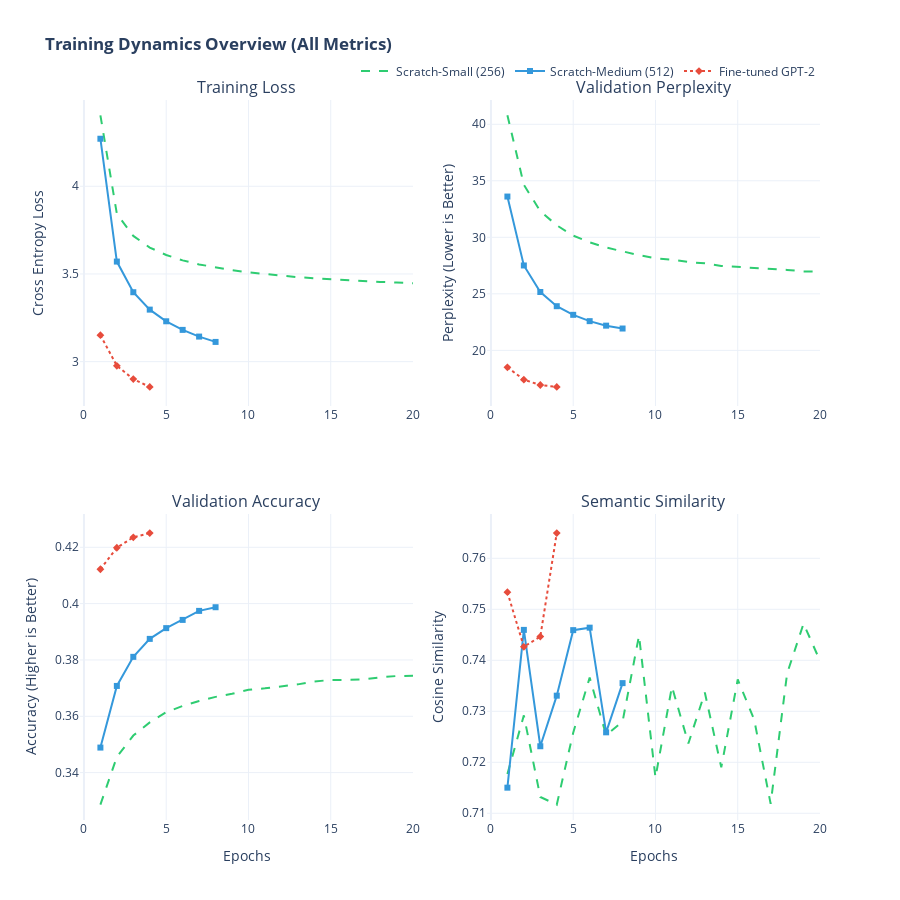

The notebook cell this image was saved under:
### Markdown cell above
## 2. Training Dynamics: Convergence Analysis
We compare the training loss curves to understand how quickly each model learns.

### Code cell
if not os.path.exists(plots_dir):
    os.makedirs(plots_dir)

histories = {}

for name, fname in files.items():
    path = os.path.join(models_dir, fname)
    if os.path.exists(path):
        with open(path, "r") as f:
            histories[name] = json.load(f)
    else:
        print(f"Warning: {fname} not found.")

fig = make_subplots(
    rows=2, cols=2,
    subplot_titles=("Training Loss", "Validation Perplexity", "Validation Accuracy", "Semantic Similarity"),
    vertical_spacing=0.15,
    horizontal_spacing=0.1
)
if histories:
    for name, data in histories.items():
        if not data.get("train_loss"):
            continue
            
        epochs = list(range(1, len(data["train_loss"]) + 1))
        st = styles.get(name, {"color": "black", "dash": "solid", "marker": "x"})
        
        fig.add_trace(go.Scatter(
            x=epochs, y=data["train_loss"], name=name,
            line=dict(color=st["color"], dash=st["dash"]), 
            marker=dict(symbol=st["marker"], size=6),
            legendgroup=name
        ), row=1, col=1)

        if "val_perplexity" in data:
            fig.add_trace(go.Scatter(
                x=epochs, y=data["val_perplexity"], name=name,
                line=dict(color=st["color"], dash=st["dash"]), 
                marker=dict(symbol=st["marker"], size=6),
                legendgroup=name, showlegend=False
            ), row=1, col=2)

        if "val_accuracy" in data:
            fig.add_trace(go.Scatter(
                x=epochs, y=data["val_accuracy"], name=name,
                line=dict(color=st["color"], dash=st["dash"]), 
                marker=dict(symbol=st["marker"], size=6),
                legendgroup=name, showlegend=False
            ), row=2, col=1)

        if "val_semantic_sim" in data:
            fig.add_trace(go.Scatter(
                x=epochs, y=data["val_semantic_sim"], name=name,
                line=dict(color=st["color"], dash=st["dash"]), 
                marker=dict(symbol=st["marker"], size=6),
                legendgroup=name, showlegend=False
            ), row=2, col=2)

    fig.update_layout(
        title_text="<b>Training Dynamics Overview (All Metrics)</b>",
        height=900,
        template="plotly_white",
        legend=dict(orientation="h", yanchor="bottom", y=1.02, xanchor="right", x=1)
    )
    
    fig.update_xaxes(title_text="Epochs", row=2, col=1)
    fig.update_xaxes(title_text="Epochs", row=2, col=2)
    fig.update_yaxes(title_text="Cross Entropy Loss", row=1, col=1)
    fig.update_yaxes(title_text="Perplexity (Lower is Better)", row=1, col=2)
    fig.update_yaxes(title_text="Accuracy (Higher is Better)", row=2, col=1)
    fig.update_yaxes(title_text="Cosine Similarity", row=2, col=2)
    fig.show()
    fig.write_image(os.path.join(plots_dir, "full_training_dynamics.svg"), width=1400, height=900)
    print(f"Plot saved to {os.path.join(plots_dir, 'full_training_dynamics.svg')}")

### Figure 1 — Plotly figure (JSON) as saved in the notebook; plotly's stock layout.template omitted (floating-point values rounded to 4 significant figures)
{"data": [{"legendgroup": "Scratch-Small (256)", "line": {"color": "#2ECC71", "dash": "dash"}, "marker": {"size": 6, "symbol": "circle"}, "name": "Scratch-Small (256)", "type": "scatter", "x": [1, 2, 3, 4, 5, 6, 7, 8, 9, 10, 11, 12, 13, 14, 15, 16, 17, 18, 19, 20], "xaxis": "x", "y": [4.405, 3.843, 3.717, 3.651, 3.608, 3.577, 3.554, 3.536, 3.521, 3.509, 3.499, 3.49, 3.482, 3.475, 3.469, 3.464, 3.459, 3.455, 3.451, 3.447], "yaxis": "y"}, {"legendgroup": "Scratch-Small (256)", "line": {"color": "#2ECC71", "dash": "dash"}, "marker": {"size": 6, "symbol": "circle"}, "name": "Scratch-Small (256)", "showlegend": false, "type": "scatter", "x": [1, 2, 3, 4, 5, 6, 7, 8, 9, 10, 11, 12, 13, 14, 15, 16, 17, 18, 19, 20], "xaxis": "x2", "y": [40.79, 34.64, 32.31, 31.06, 30.15, 29.56, 29.1, 28.73, 28.42, 28.14, 28.02, 27.81, 27.7, 27.47, 27.39, 27.29, 27.21, 27.12, 26.98, 26.98], "yaxis": "y2"}, {"legendgroup": "Scratch-Small (256)", "line": {"color": "#2ECC71", "dash": "dash"}, "marker": {"size": 6, "symbol": "circle"}, "name": "Scratch-Small (256)", "showlegend": false, "type": "scatter", "x": [1, 2, 3, 4, 5, 6, 7, 8, 9, 10, 11, 12, 13, 14, 15, 16, 17, 18, 19, 20], "xaxis": "x3", "y": [0.3286, 0.3456, 0.3532, 0.3578, 0.3615, 0.3637, 0.3654, 0.3669, 0.368, 0.3694, 0.3699, 0.3706, 0.3713, 0.3724, 0.3729, 0.3729, 0.3731, 0.3738, 0.3743, 0.3744], "yaxis": "y3"}, {"legendgroup": "Scratch-Small (256)", "line": {"color": "#2ECC71", "dash": "dash"}, "marker": {"size": 6, "symbol": "circle"}, "name": "Scratch-Small (256)", "showlegend": false, "type": "scatter", "x": [1, 2, 3, 4, 5, 6, 7, 8, 9, 10, 11, 12, 13, 14, 15, 16, 17, 18, 19, 20], "xaxis": "x4", "y": [0.7177, 0.7292, 0.7132, 0.7117, 0.7258, 0.7366, 0.7253, 0.728, 0.7449, 0.717, 0.7348, 0.7237, 0.7337, 0.719, 0.7362, 0.7284, 0.7119, 0.7374, 0.7472, 0.7399], "yaxis": "y4"}, {"legendgroup": "Scratch-Medium (512)", "line": {"color": "#3498DB", "dash": "solid"}, "marker": {"size": 6, "symbol": "square"}, "name": "Scratch-Medium (512)", "type": "scatter", "x": [1, 2, 3, 4, 5, 6, 7, 8], "xaxis": "x", "y": [4.271, 3.571, 3.396, 3.297, 3.23, 3.181, 3.143, 3.112], "yaxis": "y"}, {"legendgroup": "Scratch-Medium (512)", "line": {"color": "#3498DB", "dash": "solid"}, "marker": {"size": 6, "symbol": "square"}, "name": "Scratch-Medium (512)", "showlegend": false, "type": "scatter", "x": [1, 2, 3, 4, 5, 6, 7, 8], "xaxis": "x2", "y": [33.61, 27.51, 25.16, 23.91, 23.14, 22.58, 22.19, 21.93], "yaxis": "y2"}, {"legendgroup": "Scratch-Medium (512)", "line": {"color": "#3498DB", "dash": "solid"}, "marker": {"size": 6, "symbol": "square"}, "name": "Scratch-Medium (512)", "showlegend": false, "type": "scatter", "x": [1, 2, 3, 4, 5, 6, 7, 8], "xaxis": "x3", "y": [0.3489, 0.3708, 0.3811, 0.3875, 0.3913, 0.3942, 0.3974, 0.3987], "yaxis": "y3"}, {"legendgroup": "Scratch-Medium (512)", "line": {"color": "#3498DB", "dash": "solid"}, "marker": {"size": 6, "symbol": "square"}, "name": "Scratch-Medium (512)", "showlegend": false, "type": "scatter", "x": [1, 2, 3, 4, 5, 6, 7, 8], "xaxis": "x4", "y": [0.715, 0.746, 0.7231, 0.7331, 0.7459, 0.7464, 0.7259, 0.7355], "yaxis": "y4"}, {"legendgroup": "Fine-tuned GPT-2", "line": {"color": "#E74C3C", "dash": "dot"}, "marker": {"size": 6, "symbol": "diamond"}, "name": "Fine-tuned GPT-2", "type": "scatter", "x": [1, 2, 3, 4], "xaxis": "x", "y": [3.151, 2.976, 2.9, 2.856], "yaxis": "y"}, {"legendgroup": "Fine-tuned GPT-2", "line": {"color": "#E74C3C", "dash": "dot"}, "marker": {"size": 6, "symbol": "diamond"}, "name": "Fine-tuned GPT-2", "showlegend": false, "type": "scatter", "x": [1, 2, 3, 4], "xaxis": "x2", "y": [18.5, 17.4, 16.93, 16.76], "yaxis": "y2"}, {"legendgroup": "Fine-tuned GPT-2", "line": {"color": "#E74C3C", "dash": "dot"}, "marker": {"size": 6, "symbol": "diamond"}, "name": "Fine-tuned GPT-2", "showlegend": false, "type": "scatter", "x": [1, 2, 3, 4], "xaxis": "x3", "y": [0.4122, 0.4198, 0.4235, 0.4251], "yaxis": "y3"}, {"legendgroup": "Fine-tuned GPT-2", "line": {"color": "#E74C3C", "dash": "dot"}, "marker": {"size": 6, "symbol": "diamond"}, "name": "Fine-tuned GPT-2", "showlegend": false, "type": "scatter", "x": [1, 2, 3, 4], "xaxis": "x4", "y": [0.7534, 0.7426, 0.7446, 0.7649], "yaxis": "y4"}], "layout": {"annotations": [{"font": {"size": 16}, "showarrow": false, "text": "Training Loss", "x": 0.225, "xanchor": "center", "xref": "paper", "y": 1, "yanchor": "bottom", "yref": "paper"}, {"font": {"size": 16}, "showarrow": false, "text": "Validation Perplexity", "x": 0.775, "xanchor": "center", "xref": "paper", "y": 1, "yanchor": "bottom", "yref": "paper"}, {"font": {"size": 16}, "showarrow": false, "text": "Validation Accuracy", "x": 0.225, "xanchor": "center", "xref": "paper", "y": 0.425, "yanchor": "bottom", "yref": "paper"}, {"font": {"size": 16}, "showarrow": false, "text": "Semantic Similarity", "x": 0.775, "xanchor": "center", "xref": "paper", "y": 0.425, "yanchor": "bottom", "yref": "paper"}], "height": 900, "legend": {"orientation": "h", "x": 1, "xanchor": "right", "y": 1.02, "yanchor": "bottom"}, "title": {"text": "<b>Training Dynamics Overview (All Metrics)</b>"}, "xaxis": {"anchor": "y", "domain": [0, 0.45]}, "xaxis2": {"anchor": "y2", "domain": [0.55, 1]}, "xaxis3": {"anchor": "y3", "domain": [0, 0.45], "title": {"text": "Epochs"}}, "xaxis4": {"anchor": "y4", "domain": [0.55, 1], "title": {"text": "Epochs"}}, "yaxis": {"anchor": "x", "domain": [0.575, 1], "title": {"text": "Cross Entropy Loss"}}, "yaxis2": {"anchor": "x2", "domain": [0.575, 1], "title": {"text": "Perplexity (Lower is Better)"}}, "yaxis3": {"anchor": "x3", "domain": [0, 0.425], "title": {"text": "Accuracy (Higher is Better)"}}, "yaxis4": {"anchor": "x4", "domain": [0, 0.425], "title": {"text": "Cosine Similarity"}}}}
